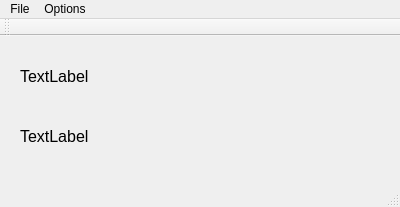
<?xml version="1.0" encoding="UTF-8"?>
<ui version="4.0">
 <class>MainWindow</class>
 <widget class="QMainWindow" name="MainWindow">
  <property name="geometry">
   <rect>
    <x>0</x>
    <y>0</y>
    <width>400</width>
    <height>207</height>
   </rect>
  </property>
  <property name="minimumSize">
   <size>
    <width>400</width>
    <height>0</height>
   </size>
  </property>
  <property name="maximumSize">
   <size>
    <width>400</width>
    <height>16777215</height>
   </size>
  </property>
  <property name="windowTitle">
   <string>MainWindow</string>
  </property>
  <widget class="QWidget" name="centralWidget">
   <widget class="QLabel" name="labelIp">
    <property name="geometry">
     <rect>
      <x>20</x>
      <y>20</y>
      <width>291</width>
      <height>41</height>
     </rect>
    </property>
    <property name="font">
     <font>
      <pointsize>12</pointsize>
     </font>
    </property>
    <property name="text">
     <string>TextLabel</string>
    </property>
   </widget>
   <widget class="QLabel" name="labelPort">
    <property name="geometry">
     <rect>
      <x>20</x>
      <y>80</y>
      <width>291</width>
      <height>41</height>
     </rect>
    </property>
    <property name="font">
     <font>
      <pointsize>12</pointsize>
     </font>
    </property>
    <property name="text">
     <string>TextLabel</string>
    </property>
   </widget>
  </widget>
  <widget class="QMenuBar" name="menuBar">
   <property name="geometry">
    <rect>
     <x>0</x>
     <y>0</y>
     <width>400</width>
     <height>21</height>
    </rect>
   </property>
   <widget class="QMenu" name="menuFile">
    <property name="title">
     <string>File</string>
    </property>
    <addaction name="actionSend"/>
   </widget>
   <widget class="QMenu" name="menuOptions">
    <property name="title">
     <string>Options</string>
    </property>
    <addaction name="actionConfigure"/>
   </widget>
   <addaction name="menuFile"/>
   <addaction name="menuOptions"/>
  </widget>
  <widget class="QToolBar" name="mainToolBar">
   <attribute name="toolBarArea">
    <enum>TopToolBarArea</enum>
   </attribute>
   <attribute name="toolBarBreak">
    <bool>false</bool>
   </attribute>
  </widget>
  <widget class="QStatusBar" name="statusBar"/>
  <action name="actionSend">
   <property name="checkable">
    <bool>true</bool>
   </property>
   <property name="text">
    <string>Send</string>
   </property>
  </action>
  <action name="actionConfigure">
   <property name="checkable">
    <bool>true</bool>
   </property>
   <property name="text">
    <string>Configure</string>
   </property>
  </action>
 </widget>
 <layoutdefault spacing="6" margin="11"/>
 <resources/>
 <connections/>
</ui>
